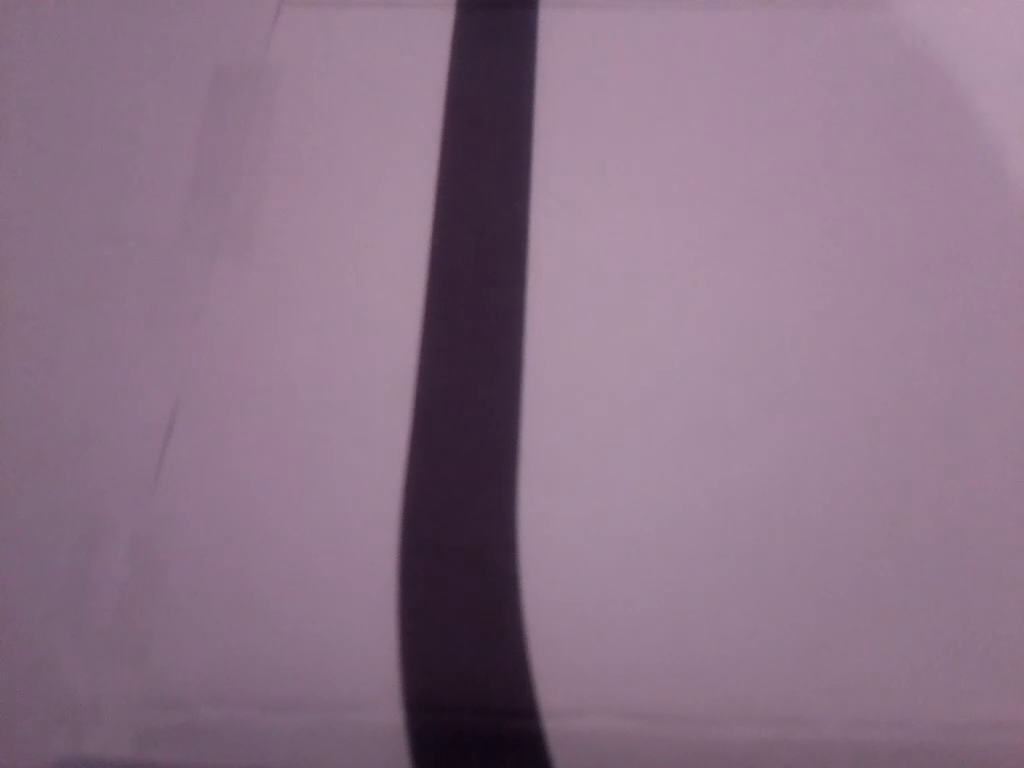
#> input picture frame 59 of lineFollowing/vids/VideoCapture01.mp4, 1024 x 768 px
$ python WarpingPointsCalculation.py
#> lines starting #> are read from the running program, lines starting #| are printed output that depends on the picture; after the words box and inside, x2 and y2 are one past the last pixel; in counts of white or black regions, pixels touching at a corner belong together
### code/otherUtils/WarpingPoints/WarpingPointsUtils.py
import cv2
import numpy as np

def nothing(a):
    pass

def thresholding(img):
    imgHsv = cv2.cvtColor(img, cv2.COLOR_BGR2HSV)
    lowerWhite = np.array([0, 0, 0])
    upperWhite = np.array([179, 70, 255])
    maskWhite = cv2.inRange(img, lowerWhite, upperWhite)
    cv2.imshow("Vid", maskWhite)
    return maskWhite

def warpImg(img, points, w, h):
    pts1 = np.float32(points)
    pts2 = np.float32([[0, 0], [w, 0], [0, h], [w, h]])
    matrix = cv2.getPerspectiveTransform(pts1, pts2)
    imgWarp = cv2.warpPerspective(img, matrix, (w, h))
    return imgWarp

def initializeTrackbars(intialTracbarVals,wT=480, hT=240):
    cv2.namedWindow("Trackbars")
    cv2.resizeWindow("Trackbars", 360, 240)
    cv2.createTrackbar("Width Top", "Trackbars", intialTracbarVals[0],wT//2, nothing)
    cv2.createTrackbar("Height Top", "Trackbars", intialTracbarVals[1], hT, nothing)
    cv2.createTrackbar("Width Bottom", "Trackbars", intialTracbarVals[2],wT//2, nothing)
    cv2.createTrackbar("Height Bottom", "Trackbars", intialTracbarVals[3], hT, nothing)

def valTrackbars(wT=480, hT=240):
    widthTop = cv2.getTrackbarPos("Width Top", "Trackbars")
    heightTop = cv2.getTrackbarPos("Height Top", "Trackbars")
    widthBottom = cv2.getTrackbarPos("Width Bottom", "Trackbars")
    heightBottom = cv2.getTrackbarPos("Height Bottom", "Trackbars")
    points = np.float32([(widthTop, heightTop), (wT-widthTop, heightTop),
                      (widthBottom , heightBottom ), (wT-widthBottom, heightBottom)])
    return points

def drawPoints(img,points):
    for x in range( 0,4):
        cv2.circle(img,(int(points[x][0]),int(points[x][1])),15,(0,0,255),cv2.FILLED)
    return img

### lineFollowing/code/otherUtils/WarpingPoints/WarpingPointsCalculation.py
import cv2
import numpy as np
import WarpingPointsUtils as utils

def getLaneCurve(img):

    imgCopy = img.copy()
    # Step 1
    imgThres = utils.thresholding(img)

    # Step 2
    h, w, c = img.shape
    points = utils.valTrackbars()
    imgWarp = utils.warpImg(img, points, w, h)
    imageWarpPoints = utils.drawPoints(imgCopy, points)

    cv2.imshow("Thres", imgThres)
    cv2.imshow("Warp", imgWarp)
    cv2.imshow("Warp Points", imageWarpPoints)
    return None

# Check if this is the main module
if __name__ == '__main__':
    cap = cv2.VideoCapture(r"C:\Users\giovi\Desktop\RoboCup\Sync\myCode\lineFollowing\vids\VideoCapture01.mp4")
    initialTrackBarValues = [136, 85, 92, 233]
    utils.initializeTrackbars(initialTrackBarValues)

    frameCounter = 0
    while True:
        frameCounter +=1
        if cap.get(cv2.CAP_PROP_FRAME_COUNT) ==frameCounter:
            cap.set(cv2.CAP_PROP_POS_FRAMES,0)
            frameCounter=0

        success, img = cap.read()
#> img is the input picture: shape (768, 1024, 3); mean B, G, R 134.9, 114.4, 139.5
        img = cv2.resize(img, (480, 240))   # Change resolution to 480 x 240 px
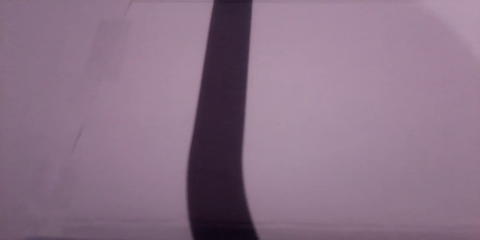
#> img: shape (240, 480, 3); mean B, G, R 134.9, 114.4, 139.5
        getLaneCurve(img)
#> in thresholding, `imgHsv = cv2.cvtColor(img, cv2.COLOR_BGR2HSV)`: imgHsv: shape (240, 480, 3); mean H, S, V 155.1, 49.9, 139.7
#> in thresholding, `maskWhite = cv2.inRange(img, lowerWhite, upperWhite)`:
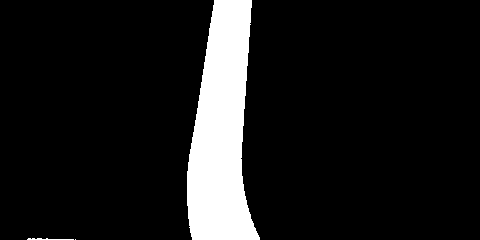
#> maskWhite: shape (240, 480); 10.5% white; 3 white regions (1 under 20 px), largest, box (x1, y1, x2, y2) and area: (187, 0, 260, 240) 11988, (27, 238, 74, 240) 60
#> in warpImg, `imgWarp = cv2.warpPerspective(img, matrix, (w, h))`:
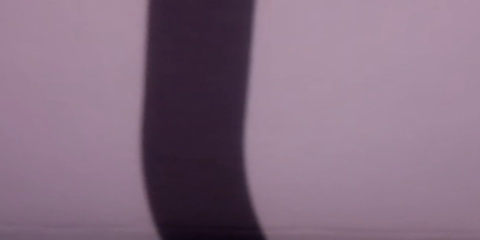
#> imgWarp: shape (240, 480, 3); mean B, G, R 129.1, 109.4, 133.3
#> after the loop in drawPoints, `for x in range( 0,4):`:
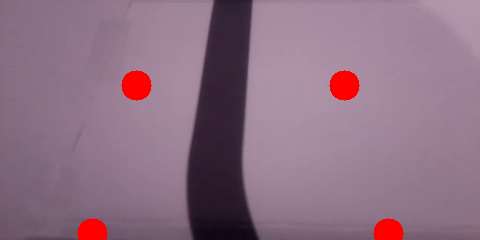
#> img: shape (240, 480, 3); mean B, G, R 131.8, 111.8, 141.9

        cv2.imshow("Vid", img)  # Output the current frame
        cv2.waitKey(1)  # 1ms delay

$ run again, starting later in the video
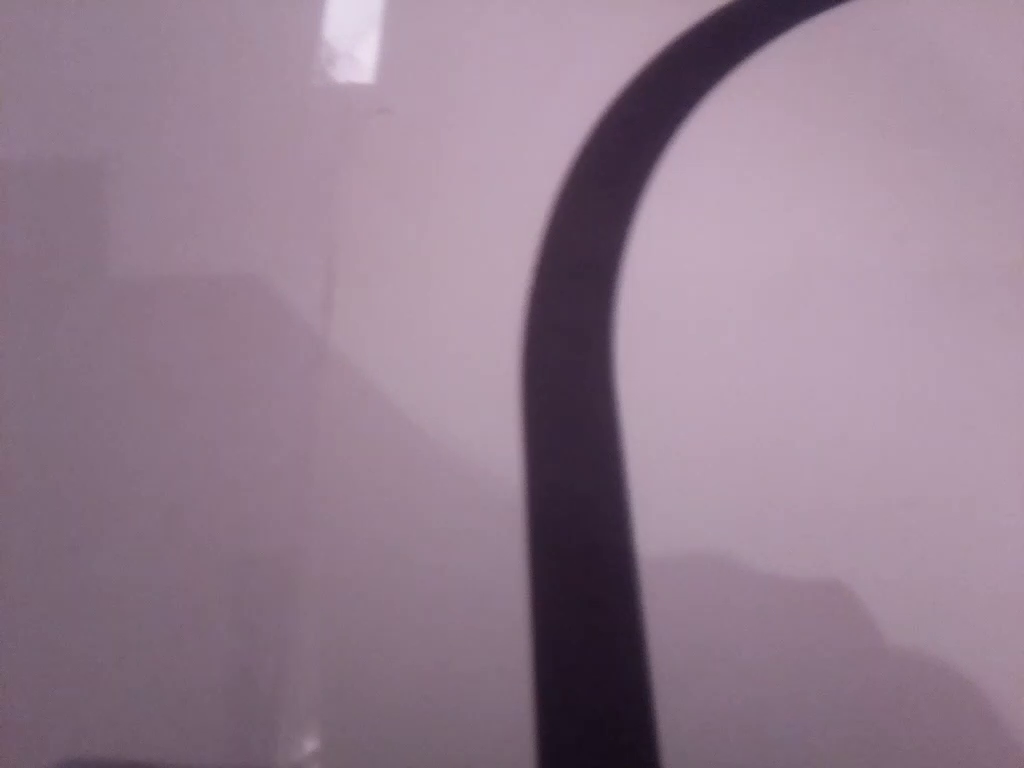
#> input picture frame 267 of lineFollowing/vids/VideoCapture01.mp4, 1024 x 768 px
#> img is the input picture: shape (768, 1024, 3); mean B, G, R 142.6, 125.5, 147.5
#> imgHsv: shape (240, 480, 3); mean H, S, V 156.5, 42.1, 147.8
#> in thresholding, `maskWhite = cv2.inRange(img, lowerWhite, upperWhite)`:
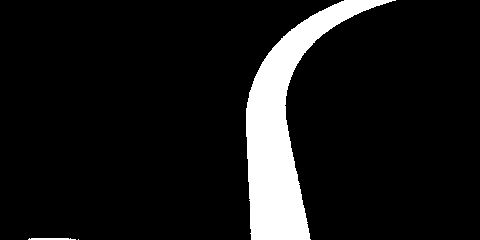
#> maskWhite: shape (240, 480); 9.3% white; 3 white regions (1 under 20 px), largest, box (x1, y1, x2, y2) and area: (246, 0, 396, 240) 10671, (28, 238, 76, 240) 88
#> after the loop in drawPoints, `for x in range( 0,4):`:
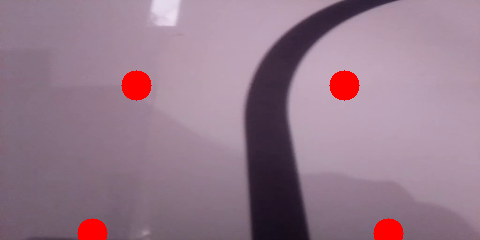
#> img: shape (240, 480, 3); mean B, G, R 139.4, 122.7, 149.8

$ run again, starting later in the video
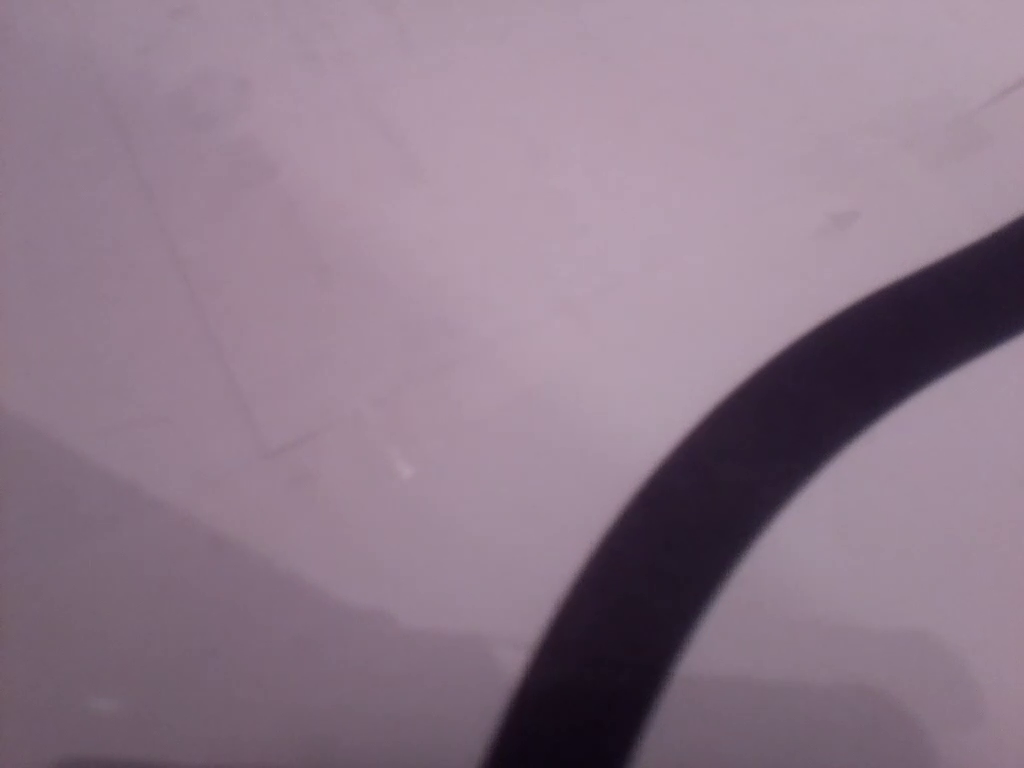
#> input picture frame 475 of lineFollowing/vids/VideoCapture01.mp4, 1024 x 768 px
#> img is the input picture: shape (768, 1024, 3); mean B, G, R 138, 121.6, 141.9
#> imgHsv: shape (240, 480, 3); mean H, S, V 155.4, 42.8, 142.4
#> in thresholding, `maskWhite = cv2.inRange(img, lowerWhite, upperWhite)`:
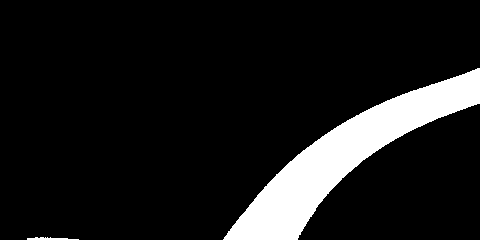
#> maskWhite: shape (240, 480); 10.6% white; 2 white regions, box (x1, y1, x2, y2) and area: (223, 68, 480, 240) 12146, (27, 237, 79, 240) 103
#> after the loop in drawPoints, `for x in range( 0,4):`:
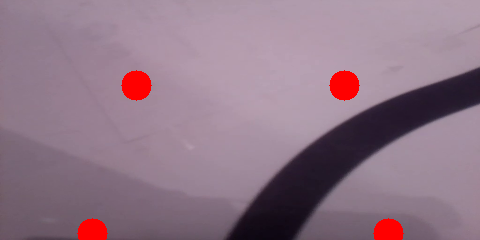
#> img: shape (240, 480, 3); mean B, G, R 135, 118.9, 144.3
